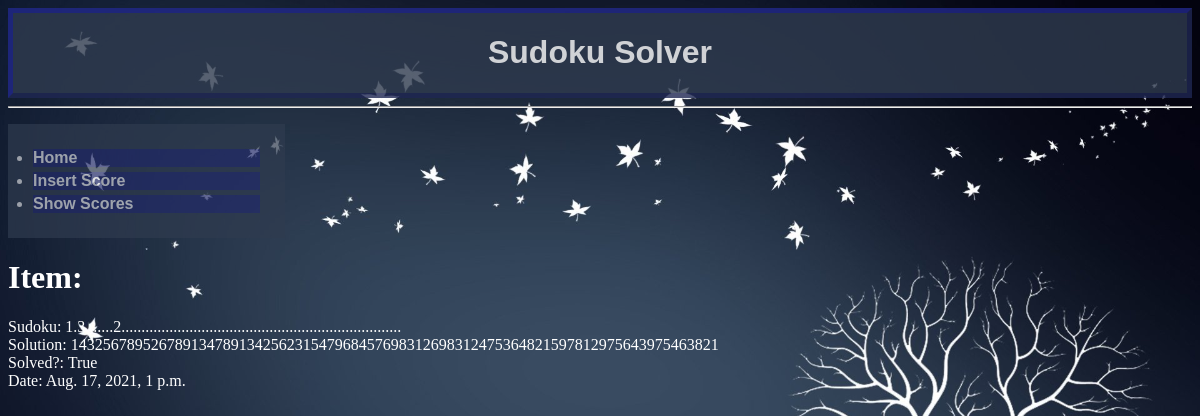
Page /scores/16/ on the committed database.
### scores/models.py (models this page shows, shortened)
class Score(models.Model): # inherit from Django's Model class
    sudoku     = models.CharField(max_length=81) # initial sudoku as string
    solution   = models.CharField(max_length=81) # solved (or attempted) sudoku as string
    solved     = models.BooleanField(default=False,blank=True)
    run_date   = models.DateTimeField(null=True,default=datetime.datetime.now())

### scores/views.py (the view)
# urls.py: path('<int:i_id>/', ScoreDetailView.as_view(), name='score-detail'),
class ScoreDetailView(DetailView):
    template_name = 'score/detail.html'
    def get(self, request, *args, **kwargs):
        try:
            obj = Score.objects.get(id=kwargs['i_id'])
        except Score.DoesNotExist:
            raise Http404
        return render(request, self.template_name, {'obj':obj})

### templates/score/detail.html
{% extends 'base.html' %}
{% block content %}
<h1 style="color: white">Item:<br/></h1>
<p style="color: white">
    Sudoku: {{ obj.sudoku }}<br/>
    Solution: {{ obj.solution }}<br/>
    Solved?: {{ obj.solved }}<br/>
    Date: {{ obj.run_date }}<br/>
</p>
{% endblock %}

### rows in the picture
Score: sudoku "1.3.......2......................................................................", solution "143256789526789134789134256231547968457698312698312475364821597812975643975463821", solved "True", run_date "Aug. 17, 2021, 1 p.m."
